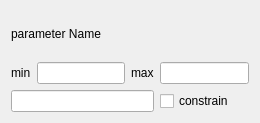
<?xml version="1.0" encoding="UTF-8"?>
<ui version="4.0">
 <class>Dialog</class>
 <widget class="QDialog" name="Dialog">
  <property name="geometry">
   <rect>
    <x>0</x>
    <y>0</y>
    <width>260</width>
    <height>123</height>
   </rect>
  </property>
  <property name="windowTitle">
   <string>Dialog</string>
  </property>
  <layout class="QGridLayout" name="gridLayout">
   <item row="1" column="0">
    <widget class="QLabel" name="label">
     <property name="text">
      <string>min</string>
     </property>
    </widget>
   </item>
   <item row="1" column="2">
    <widget class="QLabel" name="label_2">
     <property name="text">
      <string>max</string>
     </property>
    </widget>
   </item>
   <item row="1" column="3">
    <widget class="QLineEdit" name="lineEditcons"/>
   </item>
   <item row="1" column="1">
    <widget class="QLineEdit" name="lineEditmax"/>
   </item>
   <item row="2" column="3">
    <widget class="QCheckBox" name="checkBox">
     <property name="text">
      <string>constrain</string>
     </property>
    </widget>
   </item>
   <item row="2" column="0" colspan="3">
    <widget class="QLineEdit" name="lineEdit"/>
   </item>
   <item row="0" column="0" colspan="3">
    <widget class="QLabel" name="labelmax">
     <property name="text">
      <string>parameter Name</string>
     </property>
    </widget>
   </item>
  </layout>
 </widget>
 <resources/>
 <connections/>
</ui>
